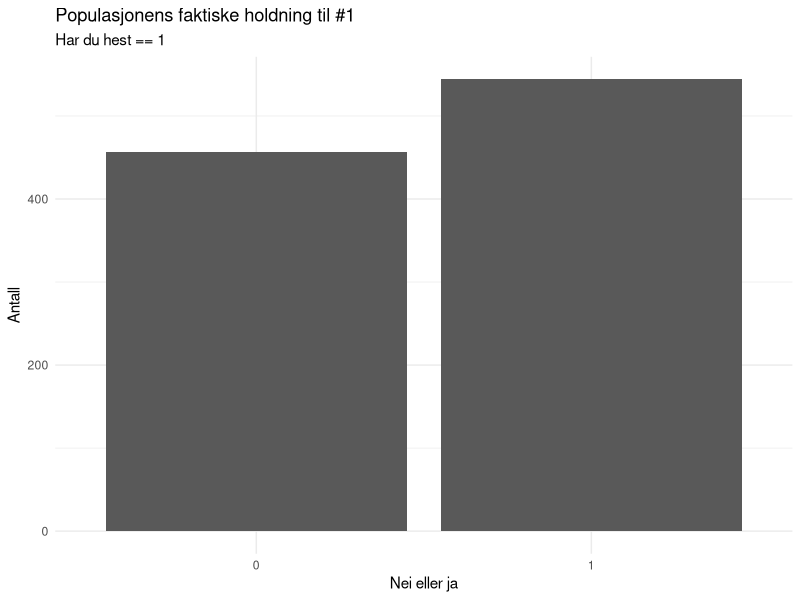
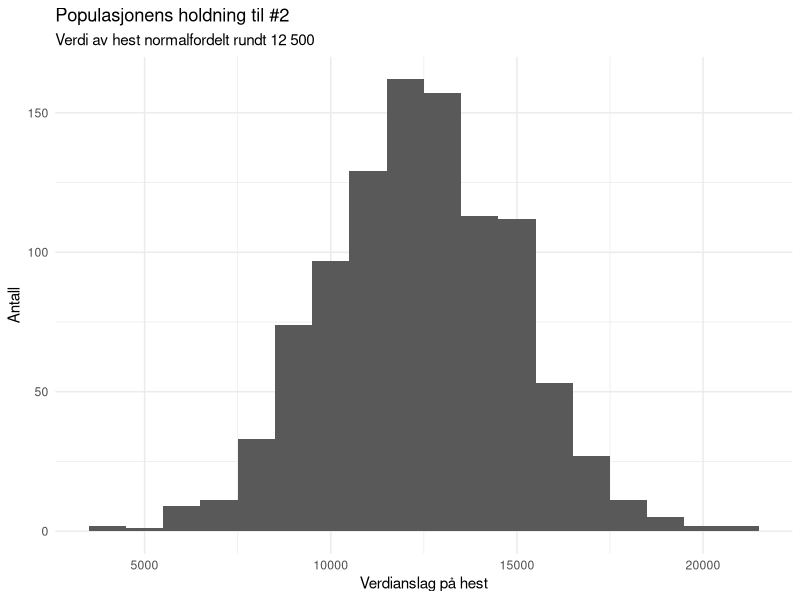
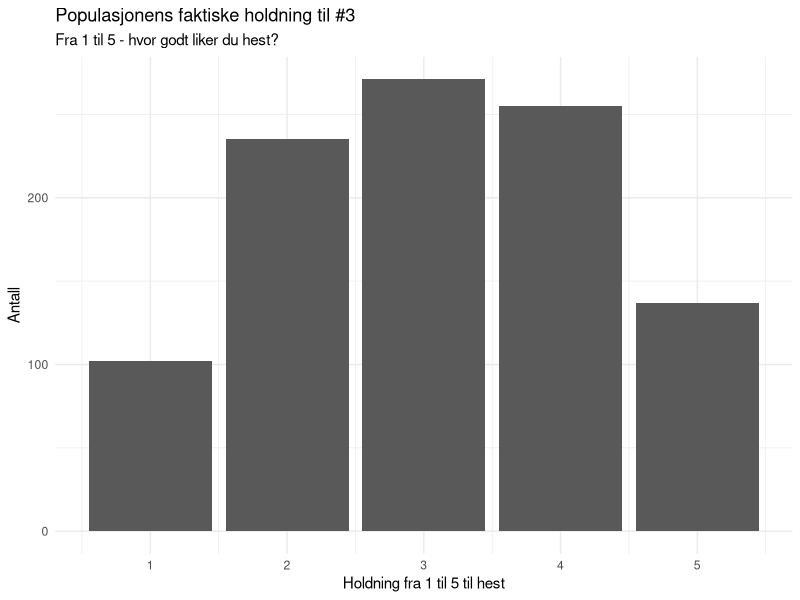
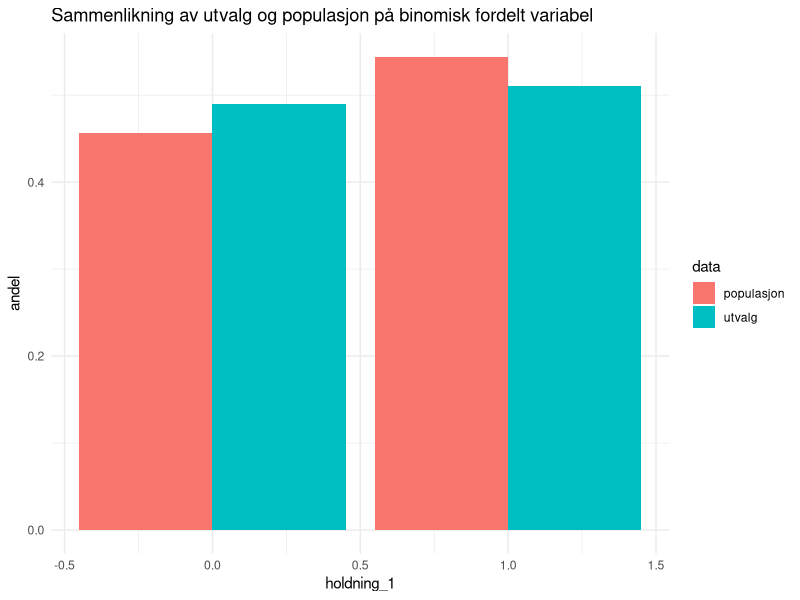
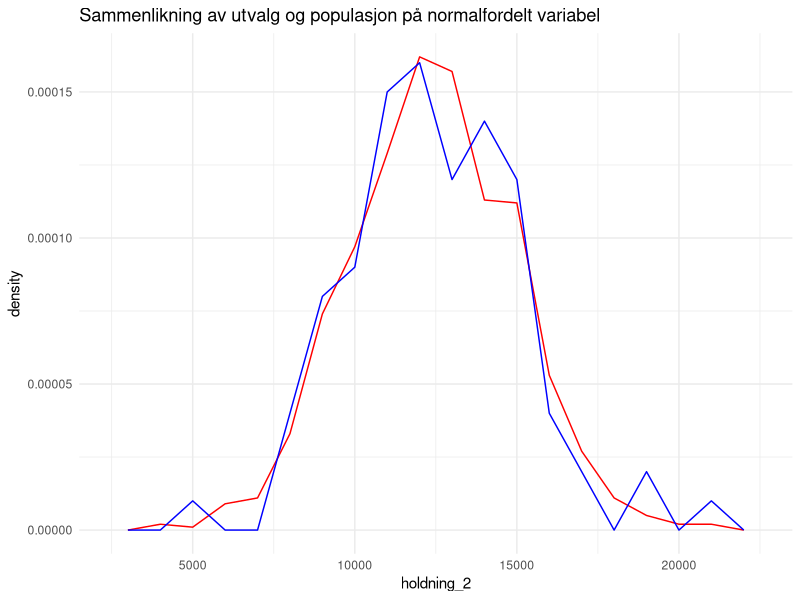
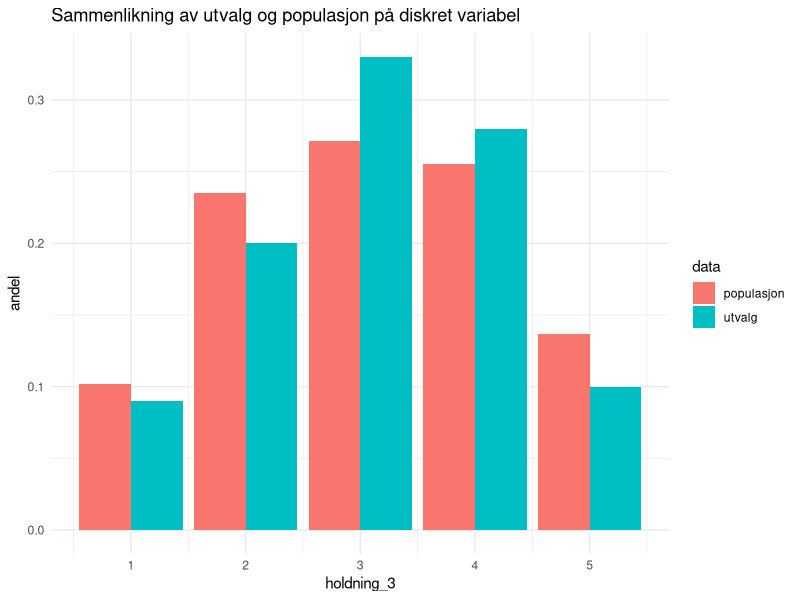
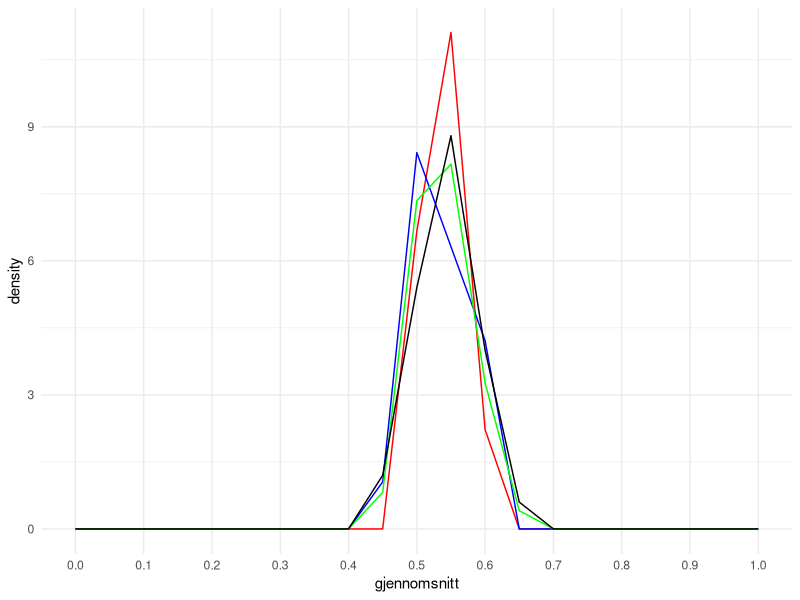
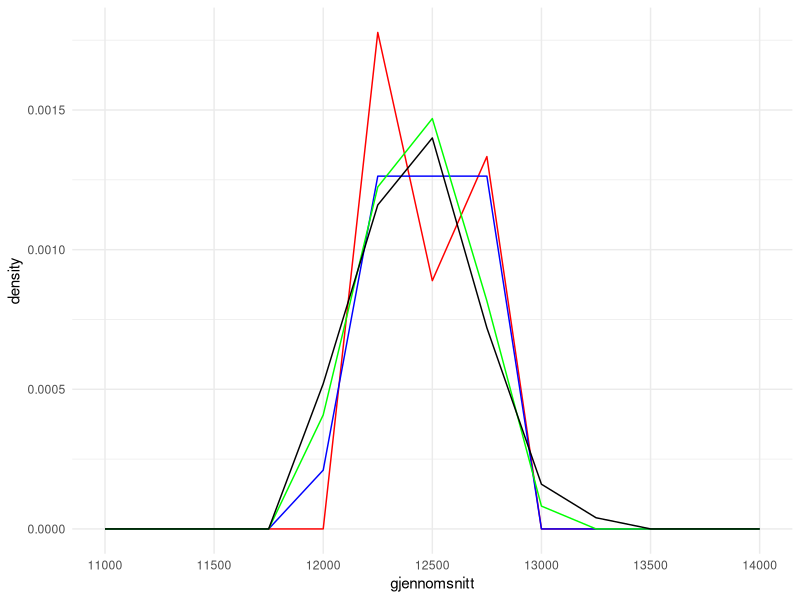

R code for these plots, in order:
## ---- chunk 1
library(tidyverse)

#settings
theme_set(theme_minimal())
set.seed(1106)
options(scipen = 100)
## ---- chunk 2
df = data.frame("ID" = 1:1000, stringsAsFactors = FALSE)

#binomisk sannsynlighet for holdning #1 
df$holdning_1 = rbinom(1000, 1, 0.5)

#kontinuerlig normaltfordelt variabel på verdi holdning #2
df$holdning_2 = rnorm(1000, 12500, 2500)

#diskret sannsynlighet
#trekker denne fra en uniform fordeling, og runder av til nærmeste heltall
#kunne egentlig også brukt sample() med replacement = TRUE?
df$holdning_3 = round(runif(1000, min = 1, max = 5))

## ---- chunk 3

ggplot(data = df) + 
  geom_bar(aes(x = as.factor(holdning_1))) + 
  labs(x = "Nei eller ja", y = "Antall", title = "Populasjonens faktiske holdning til #1", subtitle = "Har du hest == 1 ")

ggplot(data = df) + 
  geom_histogram(aes(x = holdning_2), binwidth = 1000) + 
  labs(x = "Verdianslag på hest", y = "Antall", title = "Populasjonens holdning til #2", subtitle = "Verdi av hest normalfordelt rundt 12 500")


ggplot(data = df) + 
  geom_bar(aes(x = holdning_3)) + 
  labs(x = "Holdning fra 1 til 5 til hest", y = "Antall", title = "Populasjonens faktiske holdning til #3", subtitle = "Fra 1 til 5 - hvor godt liker du hest?")

## ---- chunk 4
utvalg = sample_n(df, 100, replace = FALSE)
## ---- chunk 5
temp_1 = group_by(df, holdning_1) %>%
  summarise(., antall = n()) %>%
  mutate(andel = antall/sum(antall))

temp_2 = group_by(utvalg, holdning_1) %>%
  summarise(., antall = n()) %>%
  mutate(andel = antall/sum(antall))

temp = bind_rows(populasjon = temp_1, utvalg = temp_2, .id = "data")

#holdning_1
ggplot(data = temp) +
  geom_col(aes(x = holdning_1, y = andel, fill = data), position = "dodge") + 
  labs(title = "Sammenlikning av utvalg og populasjon på binomisk fordelt variabel")

#holdning_2
ggplot() +
  geom_freqpoly(aes(x = holdning_2, y = stat(density)), colour = "red", data = df, binwidth = 1000) + 
  geom_freqpoly(aes(x = holdning_2, y = stat(density)), colour = "blue", data = utvalg, binwidth = 1000) +
  labs(title = "Sammenlikning av utvalg og populasjon på normalfordelt variabel")

#holdning_3
temp_1 = group_by(df, holdning_3) %>%
  summarise(., antall = n()) %>%
  mutate(andel = antall/sum(antall))

temp_2 = group_by(utvalg, holdning_3) %>%
  summarise(., antall = n()) %>%
  mutate(andel = antall/sum(antall))

temp = bind_rows(populasjon = temp_1, utvalg = temp_2, .id = "data")

#holdning_1
ggplot(data = temp) +
  geom_col(aes(x = holdning_3, y = andel, fill = data), position = "dodge") + 
  labs(title = "Sammenlikning av utvalg og populasjon på diskret variabel")


## ---- chunk 6
utvalg = sample_n(df, 100, replace = FALSE)
utvalg$utvalgsnummer = 1

for(i in 2:100){
  temp = sample_n(df, 100, replace = TRUE)
  temp$utvalgsnummer = i
  utvalg = bind_rows(utvalg, temp)
}
## ---- chunk 7
#holdning_1
temp = select(utvalg, ID, holdning_1, utvalgsnummer) %>%
  group_by(utvalgsnummer) %>%
  summarise(gjennomsnitt = mean(holdning_1))

ggplot() + 
  geom_freqpoly(aes(x = gjennomsnitt, y = stat(density)), binwidth = 0.05, colour = "red", data = filter(temp, utvalgsnummer < 10)) + 
    geom_freqpoly(aes(x = gjennomsnitt, y = stat(density)), binwidth = 0.05, colour = "blue", data = filter(temp, utvalgsnummer < 20)) + 
    geom_freqpoly(aes(x = gjennomsnitt, y = stat(density)), binwidth = 0.05, colour = "green", data = filter(temp, utvalgsnummer < 50)) + 
    geom_freqpoly(aes(x = gjennomsnitt, y = stat(density)), binwidth = 0.05, colour = "black", data = temp) + 
  scale_x_continuous(breaks = seq(from = 0, to = 1, by = 0.1), minor_breaks = NULL, limits = c(0,1))

## ---- chunk 8
#holdning_2
temp = select(utvalg, ID, holdning_2, utvalgsnummer) %>%
  group_by(utvalgsnummer) %>%
  summarise(gjennomsnitt = mean(holdning_2))

ggplot() + 
  geom_freqpoly(aes(x = gjennomsnitt, y = stat(density)), binwidth = 250, colour = "red", data = filter(temp, utvalgsnummer < 10)) + 
    geom_freqpoly(aes(x = gjennomsnitt, y = stat(density)), binwidth = 250, colour = "blue", data = filter(temp, utvalgsnummer < 20)) + 
    geom_freqpoly(aes(x = gjennomsnitt, y = stat(density)), binwidth = 250, colour = "green", data = filter(temp, utvalgsnummer < 50)) + 
    geom_freqpoly(aes(x = gjennomsnitt, y = stat(density)), binwidth = 250, colour = "black", data = temp) + 
  scale_x_continuous(breaks = seq(from = 11000, to = 14000, by = 500), minor_breaks = NULL, limits = c(11000, 14000))

#holdning_3
temp = select(utvalg, ID, holdning_3, utvalgsnummer) %>%
  group_by(utvalgsnummer) %>%
  summarise(gjennomsnitt = mean(holdning_3))

ggplot() + 
  geom_freqpoly(aes(x = gjennomsnitt, y = stat(density)), binwidth = 0.1, colour = "red", data = filter(temp, utvalgsnummer < 10)) + 
    geom_freqpoly(aes(x = gjennomsnitt, y = stat(density)), binwidth = 0.1, colour = "blue", data = filter(temp, utvalgsnummer < 20)) + 
    geom_freqpoly(aes(x = gjennomsnitt, y = stat(density)), binwidth = 0.1, colour = "green", data = filter(temp, utvalgsnummer < 50)) + 
    geom_freqpoly(aes(x = gjennomsnitt, y = stat(density)), binwidth = 0.1, colour = "black", data = temp) + 
  scale_x_continuous(breaks = seq(from = 2.5, to = 3.5, by = 0.5), minor_breaks = NULL, limits = c(2,4))
## ---- chunk 9
utvalg = filter(utvalg, utvalgsnummer == 1)

# Når populasjonsandelen er kjent

#standardfeil for et estimat til en andel
p = sum(df$holdning_1/length(df$holdning_1)) #faktisk andel i populasjonen
sem = sqrt(p*(1-p))/sqrt(length(utvalg$ID))

temp = data.frame("populasjonsparameter_kjent" = FALSE, "andel" = p, "standardfeil" = sem)

# Når populasjonsandelen er ukjent

#standardfeil for et estimat til en andel
p_hat = sum(utvalg$holdning_1/length(utvalg$holdning_1)) #parameterestimatet fra utvalget
sem = sqrt(p_hat*(1-p_hat))/sqrt(length(utvalg$ID))

temp = bind_rows(temp, data.frame("populasjonsparameter_kjent" = FALSE, "andel" = p_hat, "standardfeil" = sem))
## ---- chunk 10
knitr::kable(temp)
## ---- chunk 11

#når gjennomsnittet i populasjonen er kjent

#standardfeil for estimatet til gjennomsnittet av en kontinuerlig, normalfordelt variabel
s = mean(df$holdning_2) #gjennomsnitt i populasjonen
sem = s/sqrt(length(utvalg$ID))

temp = data.frame("populasjonsparameter_kjent" = TRUE, "gjennomsnitt" = s, "standardfeil" = sem)

#når gjennomsnittet i populasjonen er ukjent

s_hatt = mean(utvalg$holdning_2) #parameterestimatet for gjennomsnitt
sem = s_hatt/sqrt(length(utvalg$ID))

temp = bind_rows(temp, data.frame("populasjonsparameter_kjent" = FALSE, "gjennomsnitt" = s_hatt, "standardfeil" = sem))
## ---- chunk 12
knitr::kable(temp)
